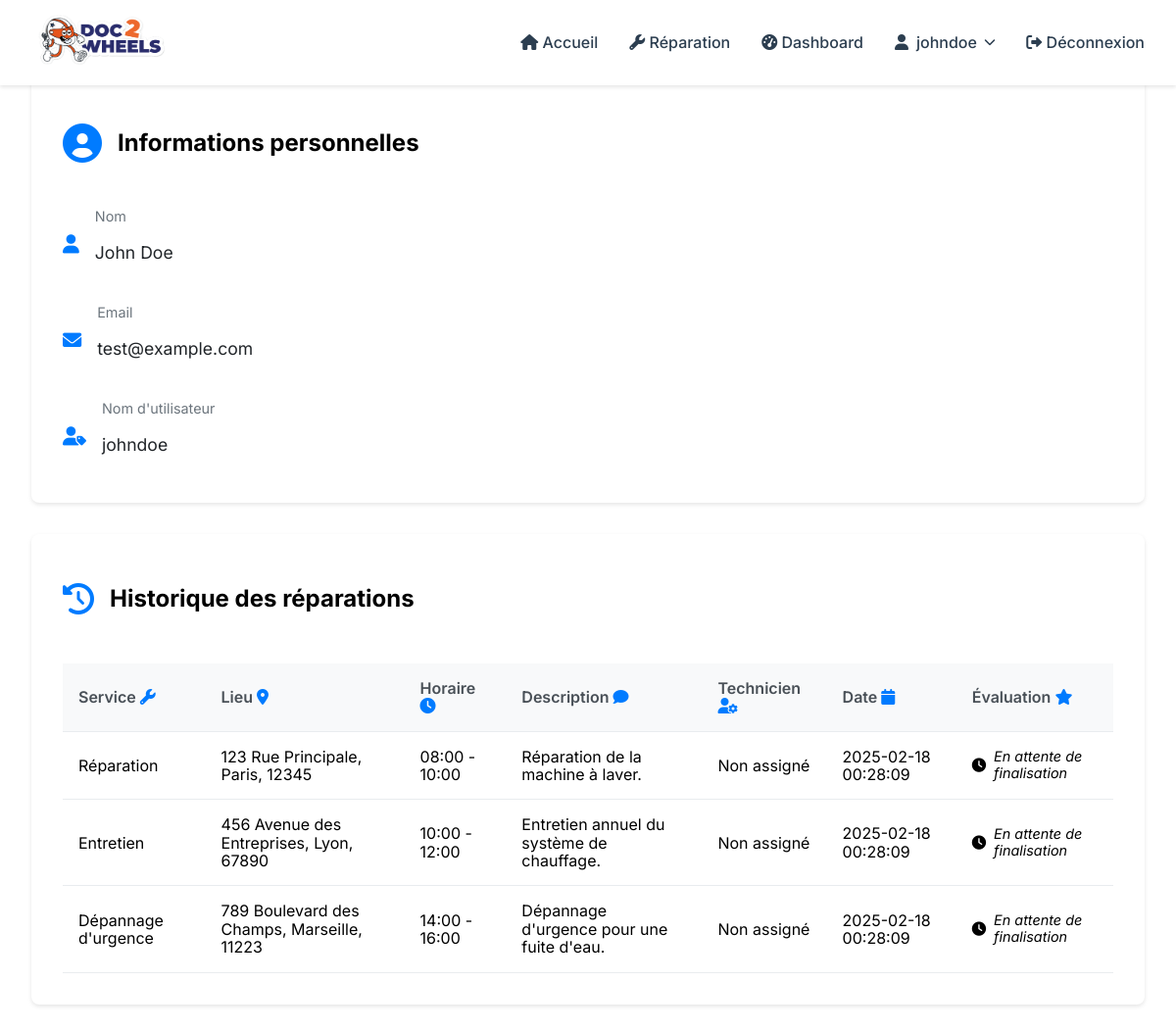
The page /user/profile (signed in) on the database as committed earlier.
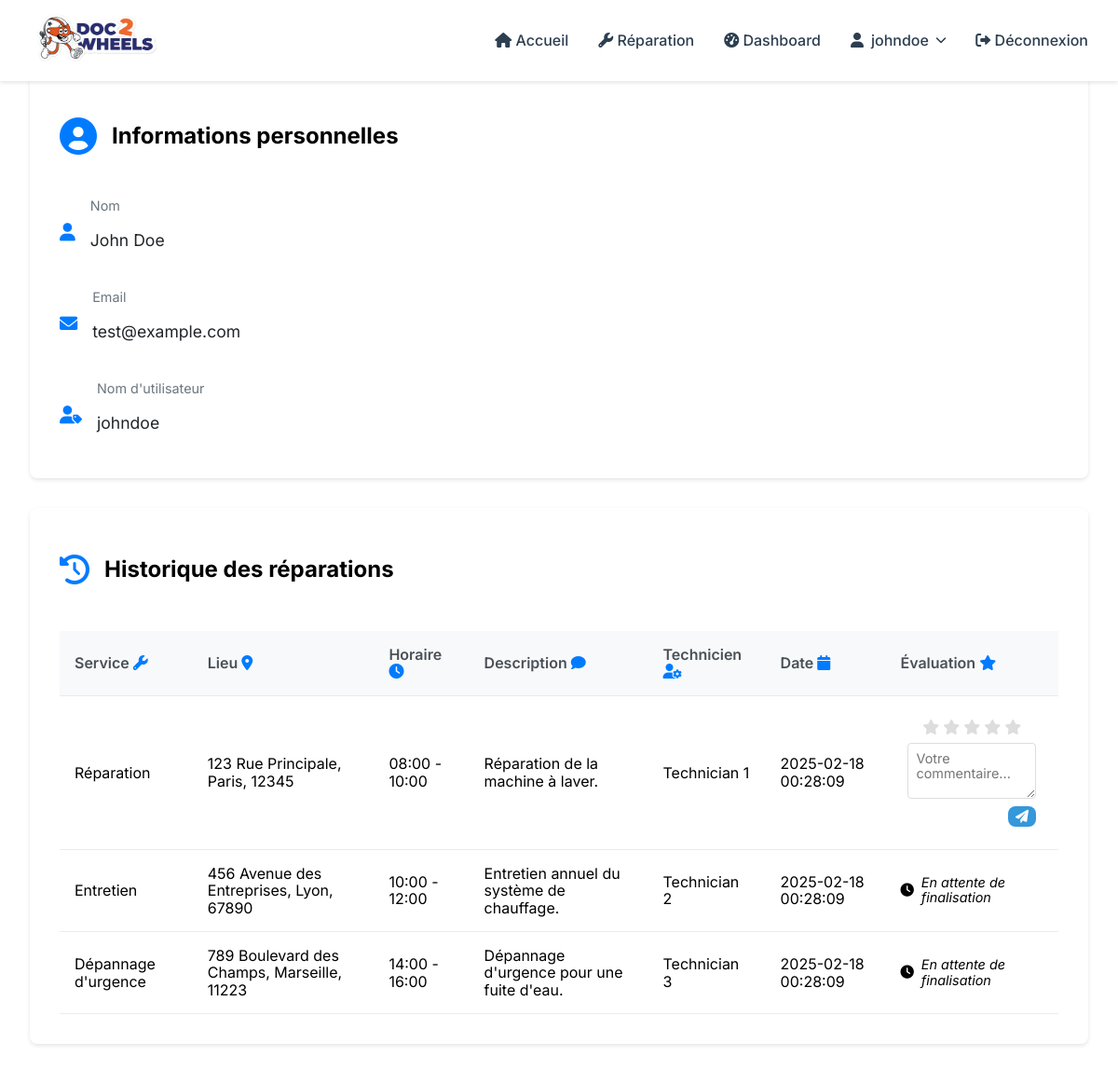
The same page on the database as committed later.
### tables this page shows
CREATE TABLE service_requests (
    id INT AUTO_INCREMENT PRIMARY KEY,
    user_id INT NOT NULL,
    service_id INT NOT NULL,
    location_id INT NOT NULL,
    time_slot_id INT NOT NULL,
    technician_id INT,
    description TEXT,
    completed TINYINT DEFAULT 0,
    vehicle_type ENUM('scooter', 'moto') NOT NULL,
    created_at TIMESTAMP DEFAULT CURRENT_TIMESTAMP,
    FOREIGN KEY (user_id) REFERENCES users(id),
    FOREIGN KEY (service_id) REFERENCES services(id),
    FOREIGN KEY (location_id) REFERENCES locations(id),
    FOREIGN KEY (time_slot_id) REFERENCES time_slots(id),
    FOREIGN KEY (technician_id) REFERENCES technicians(id)
);

CREATE TABLE services (
    id INT AUTO_INCREMENT PRIMARY KEY,
    name VARCHAR(255) NOT NULL,
    description TEXT
);

CREATE TABLE locations (
    id INT AUTO_INCREMENT PRIMARY KEY,
    street VARCHAR(255) NOT NULL,
    address TEXT NOT NULL,
    city VARCHAR(255) NOT NULL,
    postal_code VARCHAR(10) NOT NULL
);

CREATE TABLE time_slots (
    id INT AUTO_INCREMENT PRIMARY KEY,
    time_range VARCHAR(255) NOT NULL
);

CREATE TABLE technicians (
    id INT AUTO_INCREMENT PRIMARY KEY,
    name VARCHAR(255) NOT NULL,
    email VARCHAR(255) NOT NULL UNIQUE,
    speciality VARCHAR(255) NOT NULL,
    phone VARCHAR(20),
    available TINYINT DEFAULT 1,
    status ENUM('available', 'busy', 'offline') NOT NULL,
    experience INT NOT NULL,
    location_id INT,
    FOREIGN KEY (location_id) REFERENCES locations(id)
);

### src/Lib/Controllers/AbstractController.php (called while the page is built, shortened)
<?php
abstract class AbstractController
{
  protected function render(string $template, array $data = [], string $dir = ''): Response
  {
    $response = new Response();
    extract($data);
    $path = __DIR__ . "/../../Views";
    if ($dir) {
      $path .= "/{$dir}";
    }
    $path .= "/{$template}.view.php";
    require_once $path;
    $response->setContent(ob_get_clean());
    $response->addHeader('Content-Type', 'text/html');
    return $response;
  }
}

### src/Controllers/UserController.php (called while the page is built, shortened)
<?php
class UserController extends AbstractController
{
  private $user;
  private $serviceRequest;
  private $evaluation;
  public function __construct()
  {
    $this->user = new User();
    $this->serviceRequest = new ServiceRequest();
    $this->evaluation = new Evaluation();
  }
  public function process(Request $request): Response
  {
    $user = $this->user->findUserById($_SESSION['user_id']);
    $serviceRequests = $this->serviceRequest->getServiceRequestsByUserId($_SESSION['user_id']);
    $evaluations = [];
    foreach ($serviceRequests as $request) {
      $evaluations[$request->id] = $this->evaluation->getEvaluationsByServiceRequestId($request->id);
    }
    return $this->render('user_profile', [
      'title' => 'Profil Utilisateur',
      'user' => $user,
      'serviceRequests' => $serviceRequests,
      'evaluations' => $evaluations
    ], 'user');
  }
}

### src/Lib/Http/Router.php (called while the page is built, shortened)
<?php
class Router
{
    public function route(Request $request): ?Response {
        $routesByUri = self::getRoutesFromUriRequest($request);
        $routeByMethod = self::getRoutesFromMethodRequest($request, $routesByUri);
        list($controllerName, $method) = explode('@', $routeByMethod->controller);
        $controller = new $controller();
        $params = self::extractParams($request->getUri(), $routeByMethod->path);
        return $controller->$method($request, ...$params);
    }
    private static function getRoutesFromUriRequest(Request $request): array{
        $matchingRoutes = [];
        $routes = self::getConfig();
        foreach ($routes as $route) {
            if (self::urlMatches($request, $route) && self::checkMethod($request, $route)) {
                $matchingRoutes[] = $route;
            }
        }
        return $matchingRoutes;
    }
    private static function getRoutesFromMethodRequest(Request $request, array $routes): ?object {
        foreach($routes as $route) {
            if(self::checkMethod($request, $route)) {
                return $route;
            }
        }
        return null;
    }
    private static function urlMatches(Request $request, object $route): bool {
        $requestUriParts = self::getUrlParts($request->getPath());
        $routePathParts = self::getUrlParts($route->path);
        if(self::checkUrlPartsNumberMatches($requestUriParts, $routePathParts) === false) {
            return false;
        }
        foreach($routePathParts as $key => $part) {
            if(self::isUrlPartSlug($part) === false) {
                if($part !== $requestUriParts[$key]) {
                    return false;
                }
            }else{
                $request->addSlug(substr($part, 1), $requestUriParts[$key]);
            }
        }
        return true;
    }
    private static function getUrlParts(string $url): array {
        return explode('/', trim($url, '/'));
    }
    private static function checkUrlPartsNumberMatches(array $requestUriParts, array $routePathParts): bool {
        return count($requestUriParts) === count($routePathParts);
    }
    private static function isUrlPartSlug(string $part): bool {
        return strpos($part, ':') === 0;
    }
    private static function getConfig(): array {
        $config = json_decode(file_get_contents(__DIR__ . '/../../../config/routes.json'));
        return $config;
    }
    private static function checkMethod(Request $request, object $route): bool {
        return in_array($request->getMethod(), $route->methods);
    }
    private static function extractParams(string $url, string $path): array {
        $params = [];
        return $params;
    }
}

### src/Lib/Database/Dsn.php (called while the page is built, shortened)
<?php
class Dsn {
    private string $host;
    private string $dbname;
    private string $user;
    private string $password;
    private string $port;
    public function __construct() {
        $config = $this->getConfig();
        $this->host = $config['host'];
        $this->dbname = $config['database'];
        $this->user = $config['user'];
        $this->password = $config['password'];
        $this->port = $config['port'];
    }
    private function getConfig(): array {
        $file = file_get_contents(__DIR__ . '/../../../config/database.json');
        return json_decode($file, true);
    }
    public function getDsn(): string {
        return "mysql:host={$this->host};dbname={$this->dbname};port={$this->port}";
    }
    public function getPassword(): string {
        return $this->password;
    }
    public function getUser(): string {
        return $this->user;
    }
}

### src/Lib/Database/DatabaseConnexion.php (called while the page is built, shortened)
<?php
class DatabaseConnexion
{
    private \PDO $pdo_connexion;
    private \PDOStatement $stmt;
    public function setConnexion(): self
    {
        $dsn = new Dsn();
        $this->pdo_connexion = new \PDO(
            $dsn->getDsn(),
            $dsn->getUser(),
            $dsn->getPassword()
        );
        return $this;
    }
    public function query($sql)
    {
        $this->stmt = $this->pdo_connexion->prepare($sql);
    }
    public function bind($param, $value, $type = null)
    {
        if (is_null($type)) {
            switch (true) {
                case is_int($value):
                    $type = \PDO::PARAM_INT;
                    break;
            }
        }
        $this->stmt->bindValue($param, $value, $type);
    }
    public function execute(): bool
    {
        return $this->stmt->execute();
    }
    public function resultSet()
    {
        $this->execute();
        return $this->stmt->fetchAll(\PDO::FETCH_OBJ);
    }
}

### src/Entities/ServiceRequest.php (called while the page is built, shortened)
<?php
class ServiceRequest
{
    private $dbConnexion;
    public function __construct()
    {
        $this->dbConnexion = new DatabaseConnexion();
    }
    public function getServiceRequestsByUserId($user_id)
    {
        $this->dbConnexion->query("
            SELECT sr.*,
                   s.name AS service_name,
                   l.street AS location_street,
                   l.address AS location_address,
                   l.city AS location_city,
                   l.postal_code AS location_postal_code,
                   ts.time_range,
                   t.name AS technician_name
            FROM service_requests sr
            JOIN services s ON sr.service_id = s.id
            JOIN locations l ON sr.location_id = l.id
            JOIN time_slots ts ON sr.time_slot_id = ts.id
            LEFT JOIN technicians t ON sr.technician_id = t.id
            WHERE sr.user_id = :user_id
        ");
        $this->dbConnexion->bind(':user_id', $user_id);
        return $this->dbConnexion->resultSet();
    }
}

### src/Views/user/user_profile.view.php (the view, shortened to what the changed rows need)
<!DOCTYPE html>
<html lang="fr">
  <head>
    <link rel="stylesheet" href="../../../sass/dist/css/main.css" />
    <link rel="stylesheet" href="https://cdnjs.cloudflare.com/ajax/libs/font-awesome/6.0.0/css/all.min.css" />
  </head>
  <body>
    <div class="container" style="padding-top: 80px">
      <div class="profile-grid">
        <div class="profile-card">
          <div class="profile-header">
            <h2>Informations personnelles</h2>
          </div>
        </div>
        <div class="service-history-card">
          <div class="service-header">
            <h2>Historique des réparations</h2>
          </div>
          <div class="service-table-wrapper">
          <table class="service-table">
    <thead>
        <tr>
            <th>Service <i class="fas fa-wrench"></i></th>
            <th>Lieu <i class="fas fa-map-marker-alt"></i></th>
            <th>Horaire <i class="fas fa-clock"></i></th>
            <th>Description <i class="fas fa-comment"></i></th>
            <th>Technicien <i class="fas fa-user-cog"></i></th>
            <th>Date <i class="fas fa-calendar"></i></th>
            <th>Évaluation <i class="fas fa-star"></i></th>
        </tr>
    </thead>
    <tbody>
        <?php foreach ($serviceRequests as $request): ?>
            <tr>
                <td><?php echo $request->service_name; ?></td>
                <td><?php echo $request->location_street . ', ' . $request->location_city . ', ' . $request->location_postal_code; ?></td>
                <td><?php echo $request->time_range; ?></td>
                <td><?php echo $request->description; ?></td>
                <td><?php echo $request->technician_name ? $request->technician_name : 'Non assigné'; ?></td>
                <td><?php echo date('Y-m-d H:i:s', strtotime($request->created_at)); ?></td>
                <td>
                    <?php if ($request->completed): ?>
                        <?php if (!empty($evaluations[$request->id])): ?>
                            <div class="rating-display">
                                <div class="stars">
                                    <?php
                                    $rating = $evaluations[$request->id][0]->rating;
                                    for($i = 1; $i <= 5; $i++):
                                    ?>
                                        <i class="fas fa-star <?php echo $i <= $rating ? 'active' : ''; ?>"></i>
                                    <?php endfor; ?>
                                </div>
                                <p class="comment"><?php echo $evaluations[$request->id][0]->comment; ?></p>
                            </div>
                        <?php else: ?>
                            <form method="post" action="/service_request" class="inline-rating-form">
                                <div class="star-rating">
                                    <?php for($i = 5; $i >= 1; $i--): ?>
                                        <label for="star<?php echo $i; ?>_<?php echo $request->id; ?>">
                                            <i class="fas fa-star"></i>
                                        </label>
                                    <?php endfor; ?>
                                </div>
                                <textarea name="comment" placeholder="Votre commentaire..." required></textarea>
                                <button type="submit" class="btn btn-sm btn-primary">
                                    <i class="fas fa-paper-plane"></i>
                                </button>
                            </form>
                        <?php endif; ?>
                    <?php else: ?>
                        <span class="pending">
                            <i class="fas fa-clock"></i>
                            En attente de finalisation
                        </span>
                    <?php endif; ?>
                </td>
            </tr>
        <?php endforeach; ?>
    </tbody>
</table>
          </div>
        </div>
      </div>
    </div>
  </body>
</html>

Rows that differ between the two databases and show on the page:
changed service_requests "Réparation de la machine à laver.": technician.name (not shown) → "Technician 1"; no longer shows "Non assigné"; no longer shows "En attente de finalisation"
changed service_requests "Entretien annuel du système de chauffage.": technician.name (not shown) → "Technician 2"; no longer shows "Non assigné"
changed service_requests "Dépannage d'urgence pour une fuite d'eau.": technician.name (not shown) → "Technician 3"; no longer shows "Non assigné"
